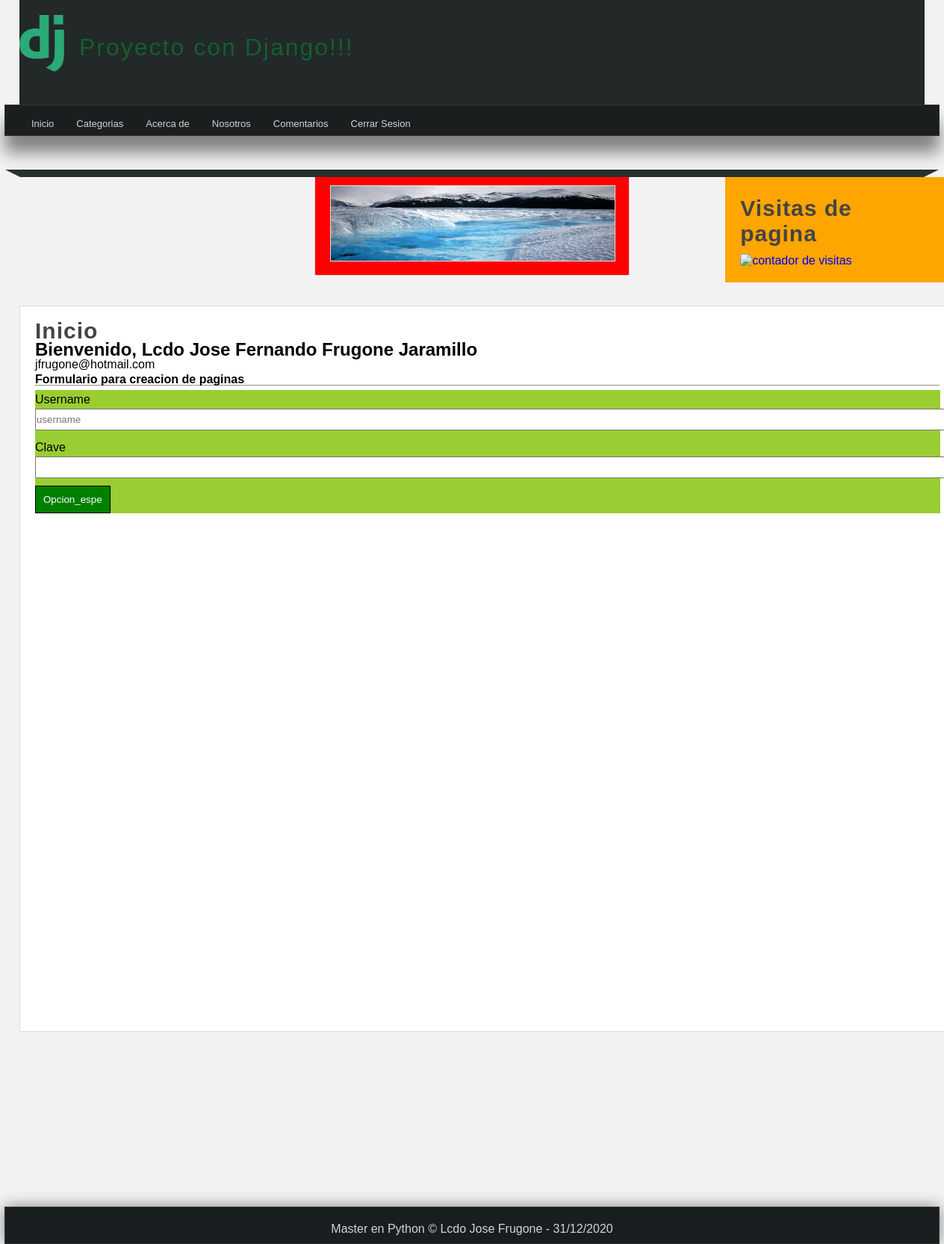
The app's page / (signed in) with its own data.
### pages/models.py (models this page shows, shortened)
class Page(models.Model):
    title = models.CharField(max_length=150, verbose_name="Titulo")
    content = RichTextField(verbose_name="Contenido")
    slug = models.CharField(unique=True,max_length=150, verbose_name="URL_amigable")
    order = models.IntegerField(default=0,verbose_name="orden")
    visible = models.BooleanField(verbose_name="visible?")
    created_at = models.DateTimeField(auto_now_add=True, verbose_name="Creado_el")
    updated_at = models.DateTimeField(auto_now=True, verbose_name="Actualizado_el")
    class Meta:
        verbose_name = "Pagina"
        verbose_name_plural = "Paginas"

### mainapp/views.py (the view)
# urls.py: path('', views.index, name="index"),
def index(request):
    return render(request, 'mainapp/index.html',{
       'title':'Inicio',
       'title2':'Formulario para creacion de paginas'
    })

### blog/processor.py (called while the page is built)
def get_categories(request):
    categories_in_use = Article.objects.filter(public=True).values_list('categories', flat=True)
    categoria = Category.objects.filter(id__in=categories_in_use).values_list('id', 'name', 'description')
    return {
        'ids':categories_in_use,
        'categoria':categoria
    }

### pages/context_processor.py (called while the page is built)
def get_pages(request):
    pages = Page.objects.filter(visible=True).order_by('order').values_list('id', 'title', 'slug')
    return {
        'pages':pages
    }

### mainapp/templates/mainapp/index.html (shortened to what this page needs)
{% extends 'layout/layout.html' %}
{% block content %}
   <h1 class="title">{{title}}</h1>
   {% if user.email %}
        <h2>Bienvenido, {{request.user.first_name}} {{request.user.last_name}}</h2>
        <p>
            {{user.email}}
        </p>
    {% else %}
        <h2>Identificate para agregar paginas</h2>
    {% endif %}
   {% if title2 %}
         <strong>{{title2}}</strong>
   {% endif %}
   {% if user.is_superuser %}
       <hr>
       <form action="{% url 'especial' %}" method="POST">
            <label for="username">Username</label>
            <input type="text" name="username" placeholder="username" />
            <label for="password">Clave</label>
            <input type="password" name="password" />
            <input type="submit" value="Opcion_espe" />
       </form>
   {% endif %}
{% endblock %}

### mainapp/templates/layout/layout.html (shortened to what this page needs)
{% load static %}
<!DOCTYPE html>
<html lang="es">
<head>
    <link rel="stylesheet" type="text/css" href="{% static 'css/styles.css' %}" />
</head>
<body>
    <header>
        <div id="logotipo">
            <img src="{% static 'images/logo.png'%}" />
            <h1>Proyecto con Django!!!</h1>
        </div>
    </header>
    <nav>
        <ul>
            <li>
                <a href="{% url 'inicio' %}">Inicio</a>
            </li>
            {% if user.email %}
                <li>
                    <a href="{% url 'list_article' %}">Categorias</a>
                </li>
                {% for page in pages %}
                <li>
                    <a href="{% url 'page' page.2 %}">{{page.1}}</a>
                </li>
                {% endfor %}
                <li>
                    <a href="{% url 'logout' %}">Cerrar Sesion</a>
                </li>
            {% endif %}
        </ul>
    </nav>
    <div class="barra">
        <span class="esquina-izquierda"></span>
        <span class="relleno-barra"></span>
        <span class="esquina-derecha"></span>
    </div>
    <div class="contador-visitas">
        <aside>
                <h2 class="title">Visitas de pagina</h2>
                <a href="https://www.contadorvisitasgratis.com" title="contador de visitas"><img
                        src="https://counter3.stat.ovh/private/contadorvisitasgratis.php?c=uaa1seee4dfrfe6n1kmllx6dggjh116s"
                        border="0" title="contador de visitas" alt="contador de visitas" target="_blank"></a>
        </aside>
    </div>
    <div class="box-imagen">
         <img src="{% static 'images/mifondo2.jpg'%}" />
    </div>
    <div class="content">
            <div class="box">
                {% block content %}{% endblock %}
            </div>
    </div>
    <div class="mapa-lugar">
                    <iframe src="https://www.google.com/maps/embed?pb=!1m14!1m12!1m3!1d15948.13508653324!2d-79.88568169999999!3d-2.1407391000000002!2m3!1f0!2f0!3f0!3m2!1i1024!2i768!4f13.1!5e0!3m2!1ses-419!2sec!4v1604331730668!5m2!1ses-419!2sec" width="300" height="200" frameborder="0" style="border:0;" allowfullscreen="" aria-hidden="false" tabindex="0"></iframe>
    </div>
    <footer>
        Master en Python &copy; Lcdo Jose Frugone - {% now "d/m/Y" %}
    </footer>
</body>
</html>

### mainapp/static/css/styles.css (style rules this page uses)
* { margin: 0px; padding: 0px; font-family: sans-serif, Arial, Helvetica; text-decoration: none; }
body { background-color: #F2F2F2; }
p, h2, h3, ul { margin-top: 5px; margin-bottom: 5px; }
ul, ol { margin-left: 20px; margin-bottom: 20px; }
header { width: 1212px; height: 140px; background-color: #232828; margin: 0px auto; }
#logotipo img { display: block; width: 60px; float: left; margin-top: 20px; }
#logotipo h1 { display: block; float: left; letter-spacing: 2px; margin-top: 45px; margin-left: 20px; font-weight: lighter; color: #145e30 }
nav { width: 1250px; height: 40px; background-color: #1B1E1F; border: 1px solid #333333; margin: 0 auto; margin-bottom: 45px; box-shadow: 0px 22px 22px gray; font-size: 13px; }
nav > ul { list-style: none; text-decoration: none; }
nav > ul > li { line-height: 40px; float: left; }
nav > ul > li > a { display: block; padding-left: 15px; padding-right: 15px; color: #d1d4d6; }
.barra { width: 1250px; margin: 0 auto; }
.esquina-izquierda { display: block; border-left: 20px solid transparent; border-top: 10px solid #2B2F30; float: left; }
.esquina-derecha { display: block; border-right: 20px solid transparent; border-top: 10px solid #2B2F30; float: right; }
.relleno-barra { display: block; width: 1210px; background: #282F30; height: 10px; float: left; }
.content { width: 1212px; min-height: 500px; margin: 0px auto; margin-bottom: 30px; margin-top: 40px; line-height: 15px; }
.box { background: white; width: 100%; min-height: 930px; padding: 20px; border: 1px solid #ddd; border-radius: 2px; margin: 0 auto; }
.box form { width: 100%; background: yellowgreen; }
.box form input, .box form label { display: block; padding: 5px; padding-left: 0px; }
.box form input[type="text"], .box form input[type="email"], .box form input[type="password"], .box form textarea, .box form select { width: 100%; margin-bottom: 10px; }
.box form input[type="submit"], .box form input[type="button"], .box form botton { padding: 10px; margin-top: 5px; background: green; color: white; border: 1px solid black; }
.box-imagen { background: red; width: 30%; height: 100px; padding: 20px; border: 1px solid #ddd; border-radius: 2px; margin: 0 auto; }
.box-imagen img { width: 100%; height: 100px; float: left; border: 1px solid #ddd; margin: 0 auto; }
.title { color: #444; letter-spacing: 1px; font-size: 30px; margin-bottom: 10px; margin-top: 5px; }
aside { float: right; width: 20%; padding: 20px; min-height: 100px; margin: 0 auto; background: orange; }
footer { width: 1250px; background-color: #181E1F; border: 1px solid #333; color: #d1d4d6; text-align: center; margin: 0 auto; padding-top: 20px; padding-bottom: 10px; box-shadow: 0px 0px 20px gray; }

### records on screen
Page: title "Acerca de"
Page: title "Nosotros"
Page: title "Comentarios"

### other values on screen
{{ title }} "Inicio"
{{ request.user.first_name }} "Lcdo Jose Fernando"
{{ request.user.last_name }} "Frugone Jaramillo"
{{ user.email }} "jfrugone@hotmail.com"
{{ title2 }} "Formulario para creacion de paginas"
